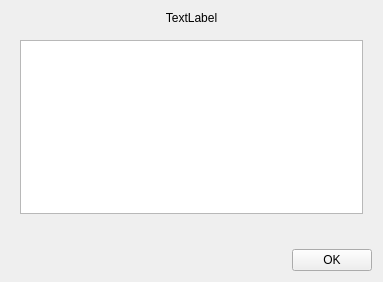
<?xml version="1.0" encoding="UTF-8"?>
<ui version="4.0">
 <class>MatrixView</class>
 <widget class="QWidget" name="MatrixView">
  <property name="geometry">
   <rect>
    <x>0</x>
    <y>0</y>
    <width>383</width>
    <height>282</height>
   </rect>
  </property>
  <property name="windowTitle">
   <string>Form</string>
  </property>
  <layout class="QVBoxLayout" name="verticalLayout">
   <item>
    <widget class="QLabel" name="titleLabel">
     <property name="text">
      <string>TextLabel</string>
     </property>
     <property name="alignment">
      <set>Qt::AlignCenter</set>
     </property>
    </widget>
   </item>
   <item>
    <widget class="QStackedWidget" name="ViewStackedWidget">
     <property name="currentIndex">
      <number>0</number>
     </property>
     <widget class="QWidget" name="textViewPage">
      <layout class="QVBoxLayout" name="verticalLayout_3">
       <item>
        <widget class="QTextBrowser" name="matrixTextBrowser">
         <property name="font">
          <font>
           <pointsize>10</pointsize>
          </font>
         </property>
         <property name="lineWrapMode">
          <enum>QTextEdit::NoWrap</enum>
         </property>
        </widget>
       </item>
      </layout>
     </widget>
     <widget class="QWidget" name="matrixTablePage">
      <layout class="QVBoxLayout" name="verticalLayout_2">
       <item>
        <widget class="QTableView" name="matrixTableView"/>
       </item>
      </layout>
     </widget>
    </widget>
   </item>
   <item>
    <widget class="QLabel" name="infoLabel">
     <property name="text">
      <string/>
     </property>
     <property name="alignment">
      <set>Qt::AlignLeading|Qt::AlignLeft|Qt::AlignTop</set>
     </property>
     <property name="wordWrap">
      <bool>true</bool>
     </property>
     <property name="margin">
      <number>3</number>
     </property>
    </widget>
   </item>
   <item>
    <layout class="QHBoxLayout" name="horizontalLayout_2">
     <item>
      <spacer name="horizontalSpacer">
       <property name="orientation">
        <enum>Qt::Horizontal</enum>
       </property>
       <property name="sizeHint" stdset="0">
        <size>
         <width>40</width>
         <height>20</height>
        </size>
       </property>
      </spacer>
     </item>
     <item>
      <widget class="QPushButton" name="OKButton">
       <property name="text">
        <string>OK</string>
       </property>
      </widget>
     </item>
    </layout>
   </item>
  </layout>
 </widget>
 <resources/>
 <connections/>
</ui>
